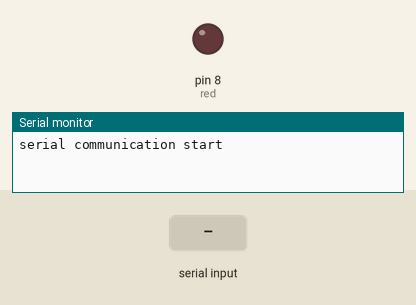
This sketch was run on a simulated Arduino Uno, built with avr-gcc and run on an emulated ATmega328P. Parts: output pins drawn as LEDs (lit = HIGH), the last lines printed to the serial monitor. The test bench sets the inputs (shaded band).

Above: at 1.2 s.
1.3 s: "r" received over Serial
At 2.1 s:
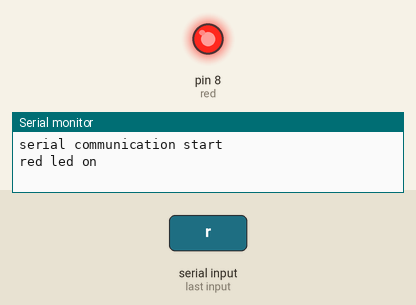
2.8 s: "b" received over Serial
At 3.3 s:
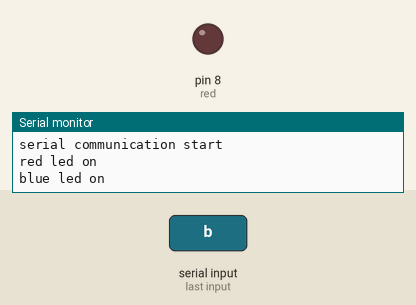
Timing chart, 0 to 5.8 s (numbered marks = the images above; inputs shaded):
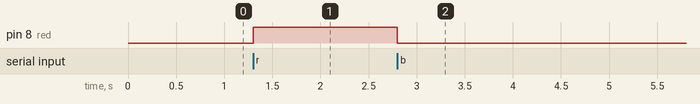

The sketch:

multi_lights.ino
```cpp
const int red=8;
const int yellow=9;
const int blue=10;

void setup(){
  pinMode(red,OUTPUT);
  Serial.begin(9600);
  Serial.println("serial communication start");

}

void loop(){
  if (Serial.available()>0){
    char command=Serial.read();


    if (command=='r'){
      digitalWrite(red,HIGH);
      digitalWrite(yellow,LOW);
      digitalWrite(blue,LOW);
      Serial.println("red led on");
    }
    else if (command=='b'){
      digitalWrite(blue,HIGH);
      digitalWrite(yellow,LOW);
      digitalWrite(red,LOW);
      Serial.println("blue led on");
    }
    else if (command=='y'){
      digitalWrite(yellow,HIGH);
      digitalWrite(blue,LOW);
      digitalWrite(red,LOW);
      Serial.println("yellow led on");
    }
    else if(command=='0'){
      digitalWrite(yellow,LOW);
      digitalWrite(blue,LOW);
      digitalWrite(red,LOW);
      Serial.println("all led of");

    }
  }
}
```

Measured:
- after the input at 1.3 s, pin 8 (red): LOW → HIGH at once
- after the input at 2.8 s, pin 8 (red): HIGH → LOW at once
